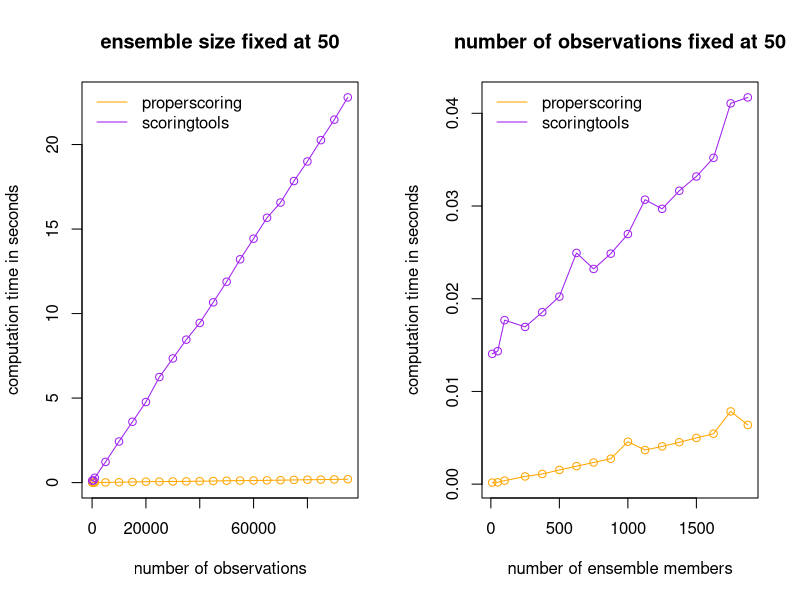

This chart was generated by the following R code:
pdf("computation_times.pdf", width = 10, height = 5, pointsize = 12)
par(mfrow = c(1,2))

times_obssize <- read.csv(file = "computation_times_obssize_numba.csv", header = FALSE)
n <- as.numeric(times_obssize[3,])
time_psr <- as.numeric(times_obssize[1,])
time_st <- as.numeric(times_obssize[2,])

plotrange <- range(c(time_psr, time_st))
plot(n, time_psr, col = "orange", type = "o", ylim = plotrange,
     ylab = "computation time in seconds", xlab = "number of observations",
     main = "ensemble size fixed at 50")
lines(n, time_st, col = "purple", type = "o")
legend("topleft", lty = c(1,1), col = c("orange", "purple"), 
       legend = c("properscoring", "scoringtools"), bty = "n")

##

times_enssize <- read.csv(file = "computation_times_enssize_numba.csv", header = FALSE)
n <- as.numeric(times_enssize[3,])
time_psr <- as.numeric(times_enssize[1,])
time_st <- as.numeric(times_enssize[2,])

plotrange <- range(c(time_psr, time_st))
plot(n, time_psr, col = "orange", type = "o", ylim = plotrange,
     ylab = "computation time in seconds", xlab = "number of ensemble members",
     main = "number of observations fixed at 50")
lines(n, time_st, col = "purple", type = "o")
legend("topleft", lty = c(1,1), col = c("orange", "purple"), 
       legend = c("properscoring", "scoringtools"), bty = "n")

dev.off()